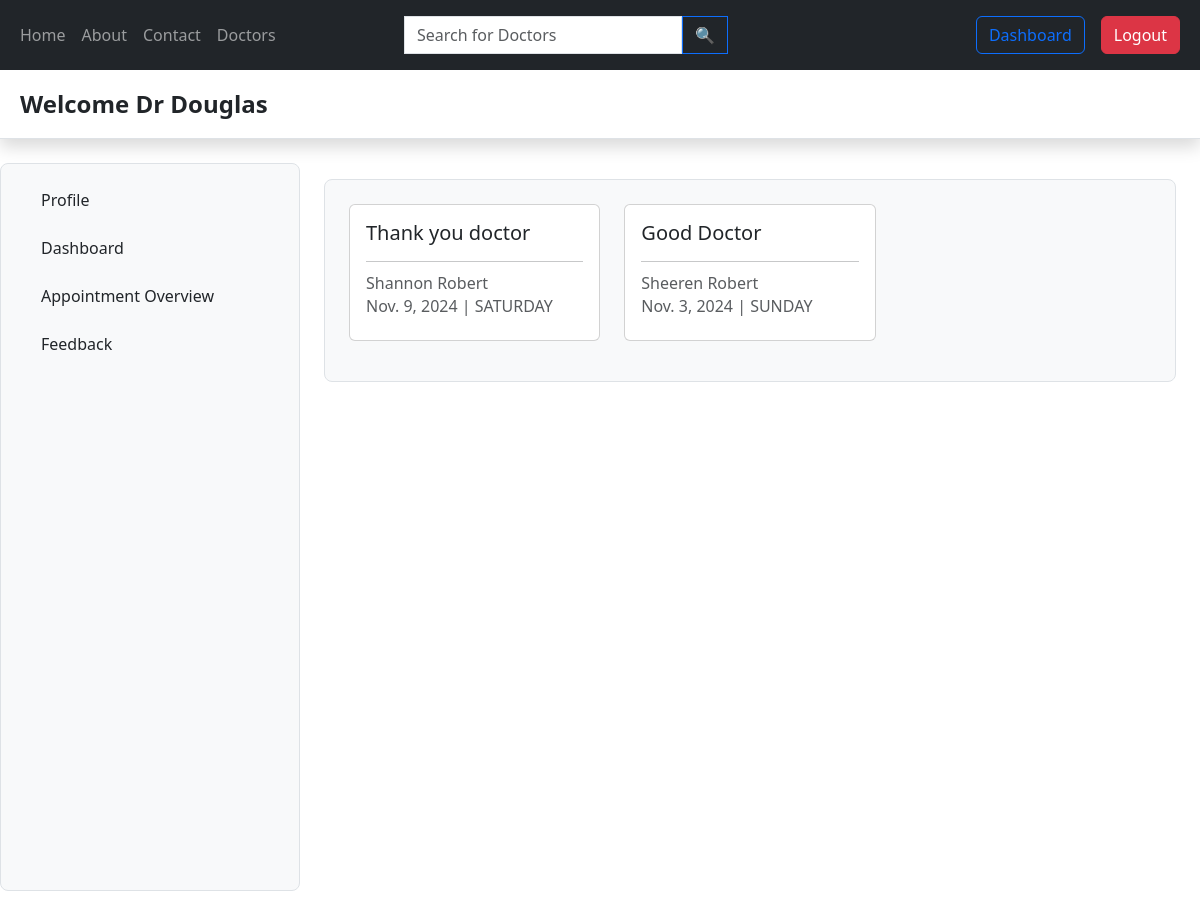
/doctor-feedback/1/ (signed in), run on an earlier commit of the app's database.
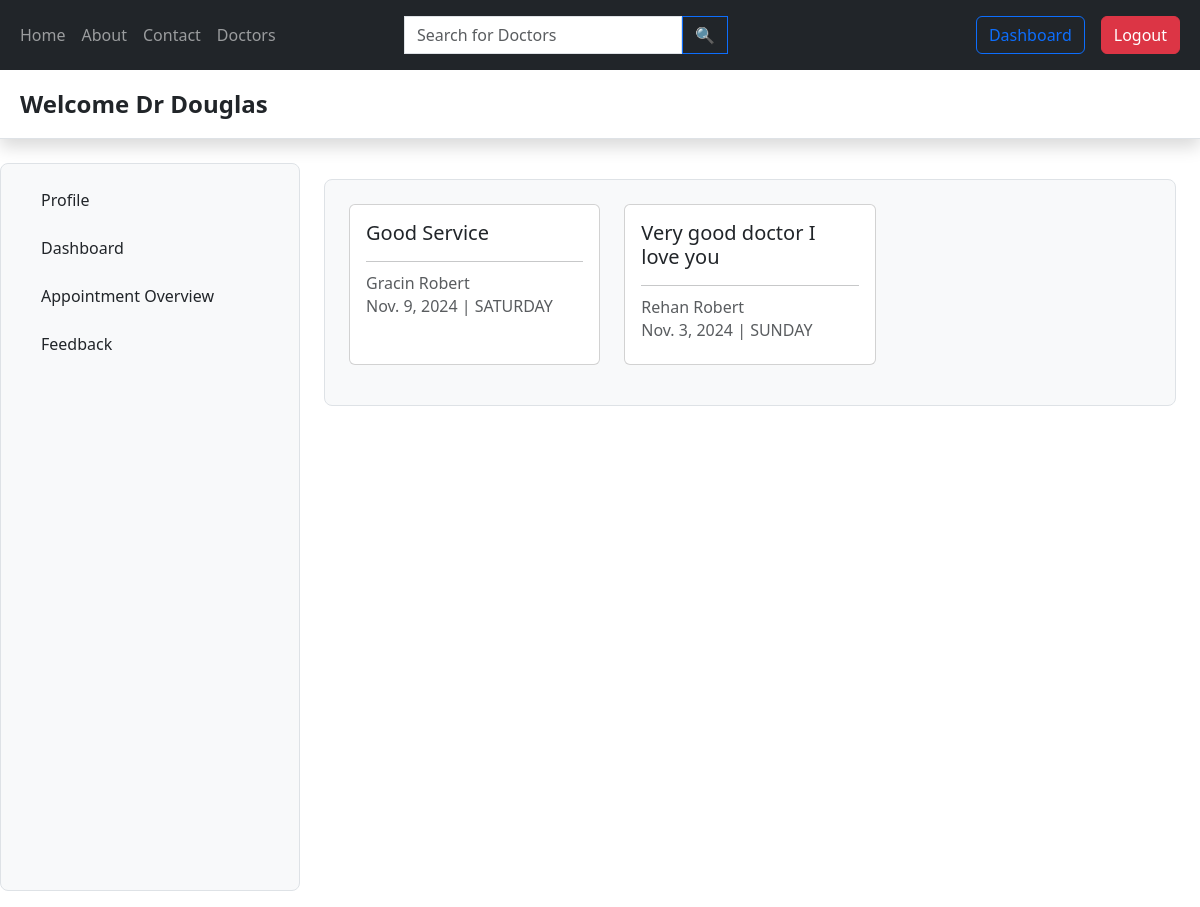
And on a later commit of the database.
### appointment/models.py (models this page shows, shortened)
class Appointment(models.Model):
  patient= models.ForeignKey(Patient, on_delete=models.CASCADE, null=True)
  date = models.DateField(null=True, blank=True)
  slot= models.ForeignKey(AppointmentSlot, on_delete= models.CASCADE)
  stat= models.CharField(max_length= 20, choices=[('CONFIRMED', 'Confirmed'), ('CANCELLED', 'Cancelled'), ('COMPLETED','Completed')], default= 'CONFIRMED')
  booking_time= models.DateTimeField(auto_now=True)
  feedback= models.TextField(blank=True,null=True)
  test= models.ManyToManyField(Test,blank=True)
  doctorsnote= models.TextField(default='',blank=True,null=True)

### patient/models.py (models this page shows, shortened)
class Patient(models.Model):
  user= models.ForeignKey(User, on_delete= models.CASCADE)
  first_name= models.CharField(max_length= 255)
  last_name= models.CharField(max_length= 255, blank= True, null= True)
  dob= models.DateField(default= None)
  sex= models.CharField(max_length= 10, choices= [('MALE', 'Male'), ('FEMALE', 'Female'), ('OTHER', 'Other')], default= 'FEMALE')

### doctor/models.py (models this page shows, shortened)
class AppointmentSlot(models.Model):
    doctor = models.ForeignKey(Doctor, on_delete=models.CASCADE)
    day_of_week = models.CharField(
        max_length=10,
        choices=[
            ('MONDAY', 'Monday'), ('TUESDAY', 'Tuesday'), ('WEDNESDAY', 'Wednesday'),
            ('THURSDAY', 'Thursday'), ('FRIDAY', 'Friday'), ('SATURDAY', 'Saturday'), ('SUNDAY', 'Sunday')
        ]
    )
    session = models.CharField(
        max_length=10,
        choices=[
            ('MORNING', 'Morning'), ('AFTERNOON', 'Afternoon'), ('EVENING', 'Evening')
        ]
    )
    max_bookings = models.PositiveIntegerField(default=10)
    class Meta:
        unique_together = ('doctor', 'day_of_week', 'session')
        ordering = ['doctor', 'day_of_week', 'session']

### doctor/views.py (the view)
# urls.py: path('doctor-feedback/<int:pk>/',views.doctor_feedback,name="doctor-feedback"),
@login_required(login_url='login_page')
@role_required(['DOCTOR','STAFF'])
def doctor_feedback(request,pk):
    doctor = Doctor.objects.filter(id=pk).first()
    appointments = Appointment.objects.filter(slot__doctor = doctor ).exclude(feedback = None)
    context={'appointments':appointments,'doctor':doctor}
    return render(request,'feedback_page.html',context)

### hmes/decorator.py (called while the page is built)
def role_required(allowed_roles):
    def decorator(view_func):
        @wraps(view_func)
        def _wrapped_view(request, *args, **kwargs):
            if request.user.is_authenticated:
                user_role = request.user.userinfo.role_def  # Adjust this line based on your user model
                if user_role in allowed_roles:
                    return view_func(request, *args, **kwargs)
            return render(request,'error_403.html')
        return _wrapped_view
    return decorator

### doctor/templates/feedback_page.html (shortened to what this page needs)
{% extends 'base.html' %}
{% block start %}
<header class="py-3 mb-4 border-bottom shadow">
    <div class="container-fluid d-flex justify-content-between align-items-center">
        <a href="#" class="d-flex align-items-center col-lg-4 mb-2 mb-lg-0 link-dark text-decoration-none">
            <span class="fs-4 fw-bold text-dark">Welcome Dr {{ doctor.user.first_name }}</span>
        </a>
    </div>
</header>
<div class="container-fluid pb-3 flex-grow-1 d-flex flex-column overflow-auto" style="height: calc(100vh - 56px);">
    <div class="row flex-grow-1 flex-grow-0">
        <nav class="col-sm-3 flex-shrink-0 bg-light border rounded-3 p-3 h-100 sticky-top">
            <ul class="nav nav-pills flex-sm-column flex-row mb-auto text-truncate">
                <li class="nav-item mb-2">
                    <a href="{% url 'doctor-profile' doctor.id %}" class="nav-link d-flex align-items-center px-3 text-dark">
                        <span class="d-none d-sm-inline">Profile</span>
                    </a>
                </li>
                <li class="nav-item mb-2">
                    <a href="{% url 'dashboard'  %}" class="nav-link d-flex align-items-center px-3 text-dark">
                        <span class="d-none d-sm-inline">Dashboard</span>
                    </a>
                </li>
                <li class="nav-item mb-2">
                    <a href="{% url 'appointment-overview' doctor.id %}" class="nav-link d-flex align-items-center px-3 text-dark">
                        <span class="d-none d-sm-inline">Appointment Overview</span>
                    </a>
                </li>
                <li class="nav-item mb-2">
                    <a href="#" class="nav-link d-flex align-items-center px-3 text-dark">
                        <span class="d-none d-sm-inline">Feedback</span>
                    </a>
                </li>
            </ul>
        </nav>
        <main class="col overflow-auto h-100 px-4 py-3">
            <div class="bg-light border rounded-3 p-4">
                <div class="row row-cols-1 row-cols-md-3 g-4">
                    {% for appointment in appointments %}
                    {% if appointment.feedback != '' %}
                    <div class="col mb-3">
                        <div class="card h-100" style="width: 100%;">
                            <div class="card-body">
                                <h5 class="card-title">{{ appointment.feedback }}</h5>
                                <hr>
                                <h6 class="card-subtitle mb-2 text-muted">{{ appointment.patient.first_name }} {{ appointment.patient.last_name }}</h6>
                                <h6 class="card-subtitle mb-2 text-muted">{{ appointment.date }} | {{ appointment.slot.day_of_week }}</h6>
                            </div>
                        </div>
                    </div>
                    {% endif %}
                    {% empty %}
                    <p>No feedback found for you.</p>
                    {% endfor %}
                </div>
            </div>
        </main>
    </div>
</div>
{% endblock %}

What changed in the data, as far as the page shows it:
removed Appointment: feedback "Thank you doctor", patient.first_name "Shannon", patient.last_name "Robert", date "Nov. 9, 2024", slot.day_of_week "SATURDAY"
removed Appointment: feedback "Good Doctor", patient.first_name "Sheeren", patient.last_name "Robert", date "Nov. 3, 2024", slot.day_of_week "SUNDAY"
added Appointment: feedback "Good Service", patient.first_name "Gracin", patient.last_name "Robert", date "Nov. 9, 2024", slot.day_of_week "SATURDAY"
added Appointment: feedback "Very good doctor I love you", patient.first_name "Rehan", patient.last_name "Robert", date "Nov. 3, 2024", slot.day_of_week "SUNDAY"
